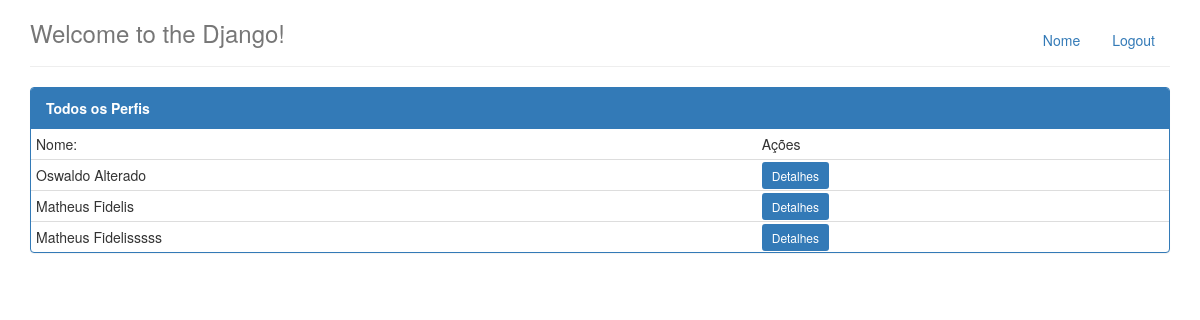
The page / on the database its author committed.
### perfis/models.py (models this page shows, shortened)
class Perfil(models.Model):
	nome = models.CharField(max_length=255, null=False)
	email = models.CharField(max_length=255, null=False)
	telefone = models.CharField(max_length=15, null=False)
	nome_empresa = models.CharField(max_length=255, null=False)

### perfis/views.py (the view)
# urls.py: url(r'^$', index, name='index'),
def index(request):
	perfis = Perfil.objects.all()
	return render(request, 'index.html', {'perfis' : perfis})

### perfis/templates/index.html
{% extends "base.html" %}
{% block body %}
<div class="col-lg-12">
    <div class="panel panel-primary ">
        <div class="panel-heading">
            <strong>Todos os Perfis</strong>
        </div>
        <table class="table table-responsive table-condensed">
            <thead>
                <tr>
                    <td>Nome:</td>
                    <td>Ações</td>
                </tr>
            </thead>
            <tbody>
            {% if perfis %}
                {% for perfil in perfis %}
                    <tr>
                        <td>{{perfil.nome}}</td>
                        <td> <a href="{% url 'exibir' perfil.id %}" class="btn-sm btn-primary"> Detalhes </a> </td>
                    </tr>
                {% endfor %}
            {% else %}
                <tr><td>Não existem perfis</td></tr>
            {% endif %}
            </tbody>
        </table>
    </div>
</div>
{% endblock %}

### rows shown on the page
Perfil: nome "Oswaldo Alterado"
Perfil: nome "Matheus Fidelis"
Perfil: nome "Matheus Fidelisssss"
